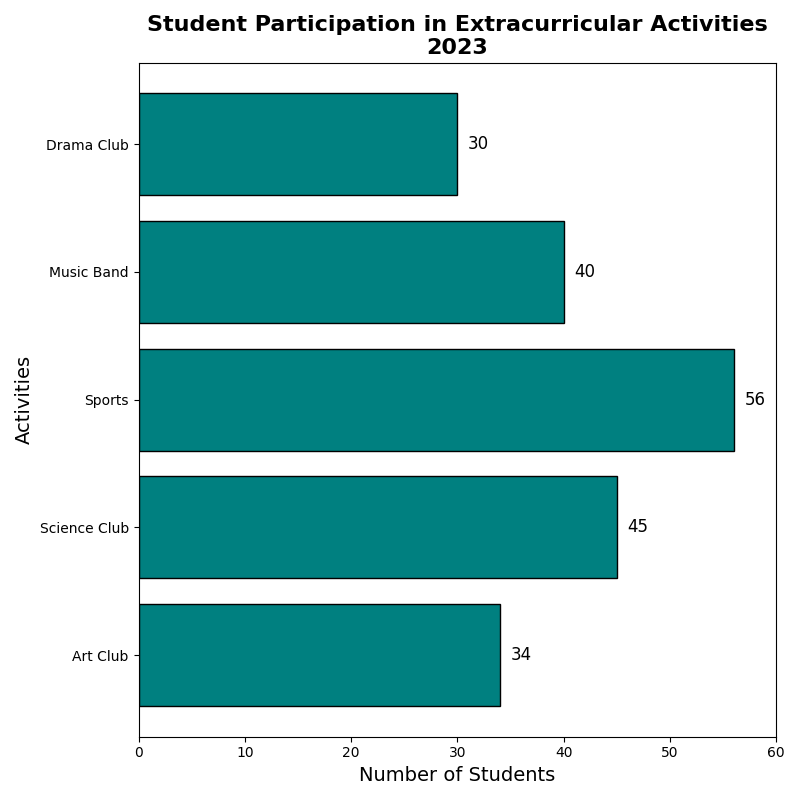

Here is the Python script that generated this plot:
import matplotlib.pyplot as plt

activities = ['Art Club', 'Science Club', 'Sports', 'Music Band', 'Drama Club']
participation_counts = [34, 45, 56, 40, 30]

fig, ax1 = plt.subplots(figsize=(8, 8))

bars = ax1.barh(activities, participation_counts, color='teal', edgecolor='black')
ax1.set_title("Student Participation in Extracurricular Activities\n2023", fontsize=16, fontweight='bold')
ax1.set_xlabel("Number of Students", fontsize=14)
ax1.set_ylabel("Activities", fontsize=14)
ax1.set_xlim(0, 60)

for bar in bars:
    xval = bar.get_width()
    ax1.text(xval + 1, bar.get_y() + bar.get_height() / 2, f'{xval}', ha='left', va='center', fontsize=12)

plt.tight_layout()
plt.show()
